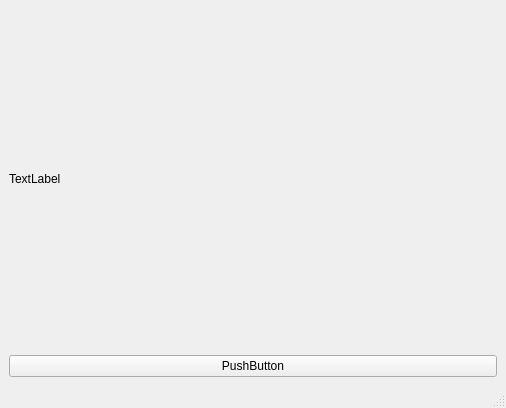
<?xml version="1.0" encoding="UTF-8"?>
<ui version="4.0">
 <class>MainWindow</class>
 <widget class="QMainWindow" name="MainWindow">
  <property name="geometry">
   <rect>
    <x>0</x>
    <y>0</y>
    <width>506</width>
    <height>408</height>
   </rect>
  </property>
  <property name="windowTitle">
   <string>MainWindow</string>
  </property>
  <widget class="QWidget" name="centralwidget">
   <layout class="QVBoxLayout" name="verticalLayout">
    <item>
     <widget class="QLabel" name="label">
      <property name="text">
       <string>TextLabel</string>
      </property>
     </widget>
    </item>
    <item>
     <widget class="QPushButton" name="pushButton">
      <property name="text">
       <string>PushButton</string>
      </property>
     </widget>
    </item>
   </layout>
  </widget>
  <widget class="QMenuBar" name="menubar">
   <property name="geometry">
    <rect>
     <x>0</x>
     <y>0</y>
     <width>506</width>
     <height>22</height>
    </rect>
   </property>
  </widget>
  <widget class="QStatusBar" name="statusbar"/>
 </widget>
 <resources/>
 <connections/>
</ui>
